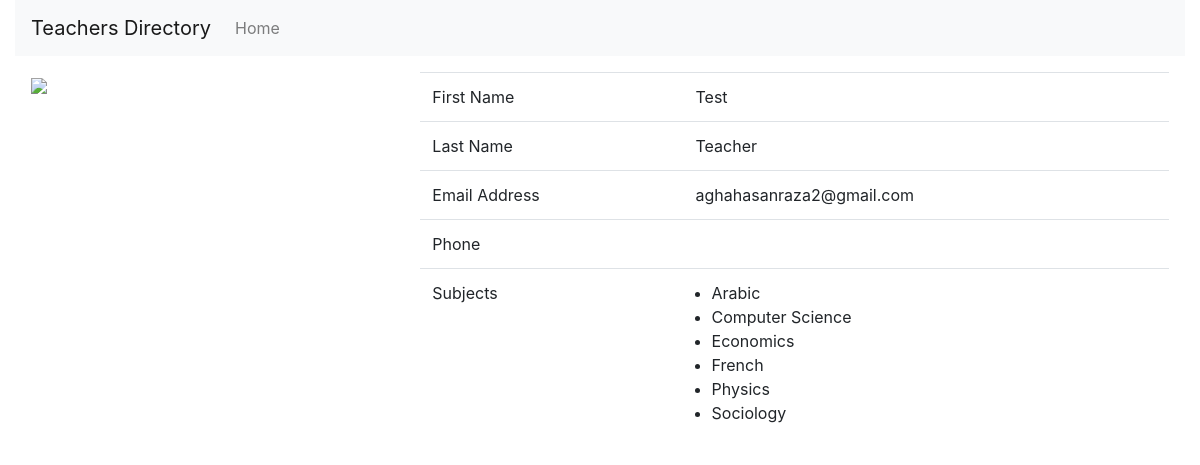
Page /2/ on the committed database.
### account/models.py (models this page shows, shortened)
class Teacher(models.Model):
    first_name = models.CharField(max_length=100)
    last_name = models.CharField(max_length=100)
    email = models.CharField(max_length=100, blank=True, unique=True)
    phone = models.CharField(max_length=20, blank=True)
    room_number = models.CharField(max_length=20, blank=True)
    image = models.ImageField(upload_to='user-profile-images', blank=True)
    is_active = models.BooleanField(default=True)
    subjects = models.ManyToManyField('account.Subject', related_name='teacher_subjects', blank=True)
    created_on = models.DateField(auto_now_add=True)
    updated_on = models.DateField(auto_now=True)
    class Meta:
        verbose_name = 'Teacher'
        verbose_name_plural = 'Teachers'
    def __str__(self):
        name = self.email
        if self.first_name or self.last_name:
            name = f'{self.first_name} {self.last_name}'.strip()
        return name
    def get_profile_image(self):
        if self.image:
            if settings.DEBUG:
                return '{}{}'.format(settings.MEDIA_ROOT, self.image.url)
            return self.image.url
        return static('images/default-avatar.jpg')
    def get_subjects(self):
        return [subject.subject for subject in self.subjects.filter(is_active=True).order_by('subject')]

class Subject(models.Model):
    subject = models.CharField(max_length=100)
    is_active = models.BooleanField(default=True)
    created_on = models.DateField(auto_now_add=True)
    updated_on = models.DateField(auto_now=True)

### account/views/__init__.py (the view)
# urls.py: path("<int:pk>/", TeacherDetailView.as_view(), name="teacher-details"),
class TeacherDetailView(DetailView):
    template_name = "account/teacher_details.html"
    model = Teacher
    def get_context_data(self, **kwargs):
        ctx = super().get_context_data(**kwargs)
        ctx['teachers'] = Teacher.objects.filter(is_active=True)
        return ctx

### account/templates/account/teacher_details.html (shortened to what this page needs)
{% extends 'base.html' %}
{% load static %}
{% block content %}
<div class="row">
	<div class="col-sm-4">
		<img src="{{ object.get_profile_image }}" width=100 />
	</div>
	<div class="col-sm-8">
		<table class="table">
			<tr>
				<td>First Name</td>
				<td>{{ object.first_name }}</td>
			</tr>
			<tr>
				<td>Last Name</td>
				<td>{{ object.last_name }}</td>
			</tr>
			<tr>
				<td>Email Address</td>
				<td><a href="mailto:{{ object.email }}"></a>{{ object.email }}</a></td>
			</tr>
			<tr>
				<td>Phone</td>
				<td>{{ object.phone }}</td>
			</tr>
			<tr>
				<td>Subjects</td>
				<td>
					<ul class="p-0 m-0 pl-3">
						{% for subject in object.get_subjects %}
							<li>{{ subject }}</li>
						{% endfor %}
					</ul>
				</td>
			</tr>
		</table>
	</div>
</div>
{% endblock %}

### rows in the picture
Teacher: first_name "Test", last_name "Teacher", email "aghahasanraza2@gmail.com"
Subject: get_subjects "Arabic"
Subject: get_subjects "Computer Science"
Subject: get_subjects "Economics"
Subject: get_subjects "French"
Subject: get_subjects "Physics"
Subject: get_subjects "Sociology"
